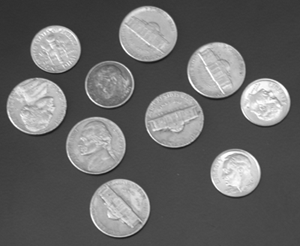
#> input picture HW 1/coins.png, 300 x 246 px
$ jupyter execute HW1.ipynb   (shell and % lines are left out)
#> lines starting #> are read from the running program, lines starting #| are printed output that depends on the picture
[cell 1]
import numpy as np
import cv2
import matplotlib.pyplot as plt
from IPython.display import display, Math, Markdown

display(Markdown("# Homework 1"))

def print_matrix(array):
    matrix = ''
    for row in array:
        try:
            for number in row:
                matrix += f'{number}&'
        except TypeError:
            matrix += f'{row}&'
        matrix = matrix[:-1] + r'\\'
    return r'\begin{bmatrix}'+matrix+r'\end{bmatrix}'

[cell 2]
display(Markdown("## Problem 1"))

#background
synth = np.ones((400, 400), dtype=np.uint8)*64
center = np.array(synth.shape[:2])//2
#outer circle
synth = cv2.circle(synth,center, 100, 128, -1)
#inner circle
synth = cv2.circle(synth,center, 50, 192, -1)
#add salt and pepper with +- 16
synth = synth + np.random.randint(-16, 16, synth.shape)
plt.imshow(synth, cmap='gray')
#> (this line was passed over: IPython is not available in this run)
plt.show()

[cell 3]
display(Markdown("## Problem 2"))

coins = cv2.imread('coins.png', cv2.IMREAD_GRAYSCALE)
#> coins is the input picture: shape (246, 300); min 23, max 255, mean 103
regions = (coins > 85) * coins
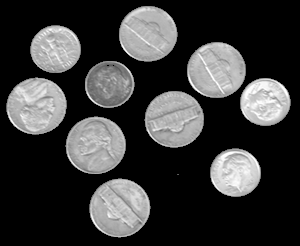
#> regions: shape (246, 300); min 0, max 255, mean 58.1

display(Math(f"max :{max(regions.flatten())} \quad mean :{regions.mean().astype(np.uint8)} \quad standard deviation :{regions.std().astype(np.uint8)}"))


plt.imshow(regions, cmap='gray')
#> (this line was passed over: IPython is not available in this run)
plt.show()

[cell 4]
display(Markdown("## Problem 3"))
#arcsine numpy output in degrees
display(Markdown(r"### a) FoV = $ 2\arctan( \frac{%s}{%s} ) = 2\arctan( \frac{%s}{%s}) = %g $" % ('Fovia \ length', '2 \cdot Focal \ length', '1.5mm', '2 \cdot 17mm', 2*np.arctan(1.5/17/2)*180/np.pi)))

h = 1.3e-6
d = 17e-3
D = 1609
H = '?'
s = r'\quad \frac{H}{D} = \frac{h}{d} \Rightarrow'
s += r'\frac{h}{d} \cdot D'
s += r'= \frac{4 \cdot 1.3 \cdot 10^{-6}}{17 \cdot 10^{-3}} \cdot 1609 \approx %g cm' % (round(4*h*D/d *100, 1))
display(Markdown(f"### b) ${s}$"))
display(Markdown(r'assuming object is atleast 1m tall(human) with a distance of 1mi from observer $\Rightarrow$ can be viewed'))

[cell 5]
display(Markdown("## Problem 4"))
#markdown table with lenses fovs of 30, 60, 90 and resolution of 256x256, 512x512, 1024x1024 and calculate area of image recieved in 2m distance
FOVs = [30, 60, 90]
resolutions = [256, 512, 1024]
distance = 2
def fov_to_length(fov, distance, str = False):
    length = (distance)*np.tan(np.deg2rad(fov/2))*2*100
    if str:
        return f'{length:.2f}x{length:.2f}'
    return length

def pixel_per_area(resolution, fov, distance, area, str=False):
    length = fov_to_length(fov, distance)
    pcount = area * resolution / length
    if str:
        return f'{pcount**2:.0f}'
    return pcount ** 2

def accuracy(fov, distance, resolution, str=False):
    length = fov_to_length(fov, distance)
    if str:
        return f'{length / resolution:.2f}'
    return length / resolution

s = '''
|   Resolution  |   FOV     |      Area Viewed ($cm^{2}$)     |      Pixel per 10x10cm Area    |        Percision (cm per pixel)    |
|--------------:|:---------:|:---------------------:|:------------------------------:|--------------------------------:|
'''
for resolution in resolutions:
    for fov in FOVs:
        s +=f"|{resolution}x{resolution}|{fov}|\
        {fov_to_length(fov, distance, True)}|\
        {pixel_per_area(resolution, fov, distance, 10, True)}|\
        {accuracy(fov, distance, resolution, True)}|\n"


display(Markdown(s))

display(Markdown(r"##### from the precision stated in the question size of the ball can be estimated to be 10x10 $cm^{2}$ and the maximum percision needs to be 1cm per pixel at worst."))
display(Markdown(r"##### we thereby conclude that the best resolution for the task is 256x256 with a FOV of 60 degrees which satisfies all the requirements with the table being fully visble"))

[cell 6]
import math
display(Markdown("## Problem 5"))

cameraman = cv2.imread('cameraman.tif', cv2.IMREAD_GRAYSCALE)
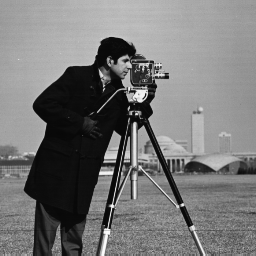
#> input picture HW 1/cameraman.tif, 256 x 256 px
#> cameraman is the input picture: shape (256, 256); min 7, max 253, mean 118.7
# cameraman = np.identity(256, dtype=np.uint8)*255
#mute np warnings
np.seterr(divide='ignore', invalid='ignore')
#resize image to 400x400 using bilinear interpolation
def resize(image, size):
#> called with size = (400, 400)
    height, width = image.shape[:2]
#> height = 256; width = 256
    new_image = np.zeros(size, dtype=np.uint8)
    for y in range(size[0]):
        for x in range(size[1]):
            x1 = math.floor(x * width / size[1])
            x2 = min(math.ceil(x * width / size[1]), width - 1)
            y1 = math.floor(y * height / size[0])
            y2 = min(math.ceil(y * height / size[0]), height - 1)
            xx = x * width / size[1]
            yy = y * height / size[0]
            # if x % 25 == 0 and y % 25 == 0 and x != 0 and y != 0:
            #     print(x,y,x1, x2, y1, y2, x * width / size[1], y * height / size[0])

            if x1 == x2:
                if y1 == y2:
                    new_image[y, x] = image[y1, x1]
                else:
                    new_image[y, x] = (image[y1, x1] * (y2 - yy) + image[y2, x1] * (yy - y1)) / (y2 - y1)
            elif y1 == y2:
                new_image[y, x] = (image[y1, x1] * (x2 - xx) + image[y1, x2] * (xx - x1)) / (x2 - x1)
            else:
                new_image[y, x] =   (image[y1, x1] * (x2 - xx) * (y2 -yy) +
                                    image[y1, x2] * (xx - x1) * (y2 - yy) +
                                    image[y2, x1] * (x2 - xx) * (yy - y1) +
                                    image[y2, x2] * (xx - x1) * (yy - y1)) / ((x2 - x1) * (y2 - y1))
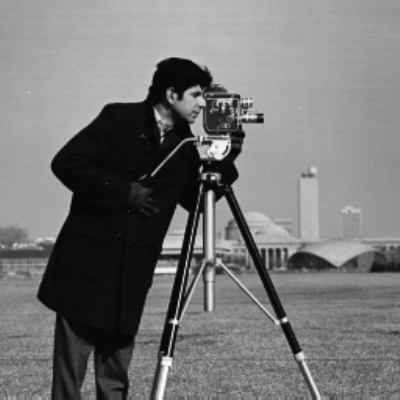
#> new_image: shape (400, 400); min 7, max 252, mean 118.2


    return new_image
cameraman_resized = resize(cameraman, (400, 400))
plt.imshow(cameraman_resized, cmap='gray')
#> (this line was passed over: IPython is not available in this run)
plt.show()
display(Markdown(f"shape: {cameraman_resized.shape}"))
